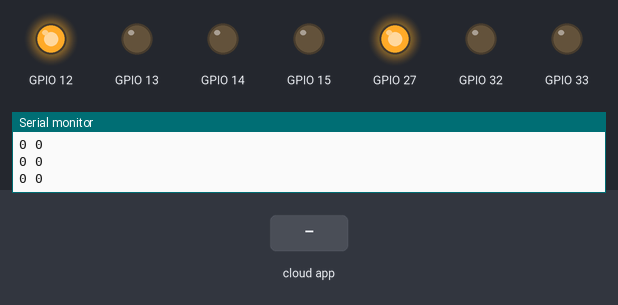
A sketch run on a simulated ESP32. Shown: output pins drawn as LEDs (lit = HIGH), the last lines printed to the serial monitor. Dashed ring = blinking. Inputs (shaded band) come from the test bench. WiFi joins after 1.5 s; servers stay silent unless stated; the ROS host is connected and sends only what is stated.

Above: at 2.7 s.
2.8 s: the phone or cloud app sets linear.x to -100
At 3.26 s:
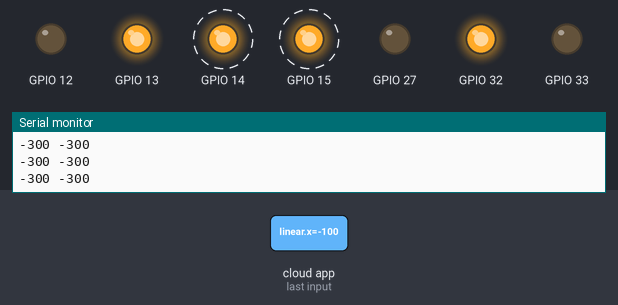
5.8 s: the phone or cloud app sets angular.z to -100
At 6.24 s:
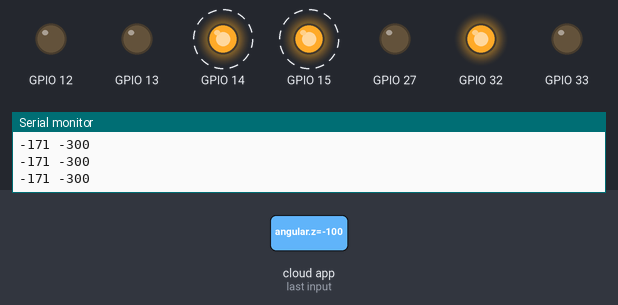
8.8 s: the phone or cloud app sets angular.z to 0
At 9.52 s:
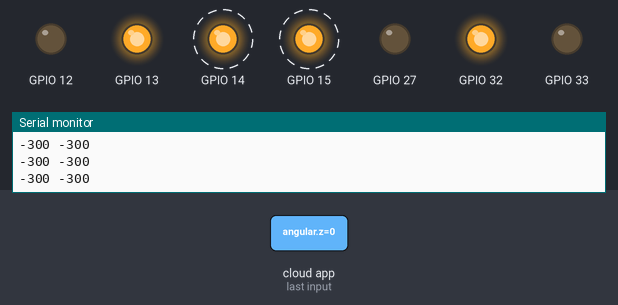
11.8 s: the phone or cloud app sets angular.z to 100
At 12.1 s:
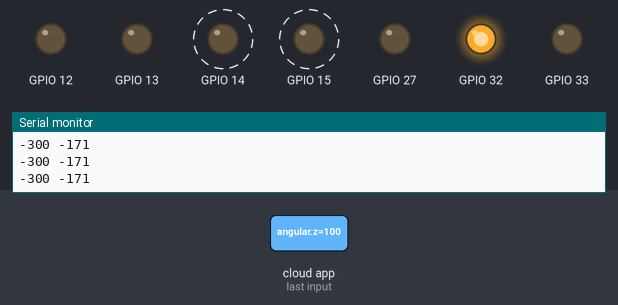
Timing chart, 0 to 15.8 s (numbered marks = the images above; inputs shaded):
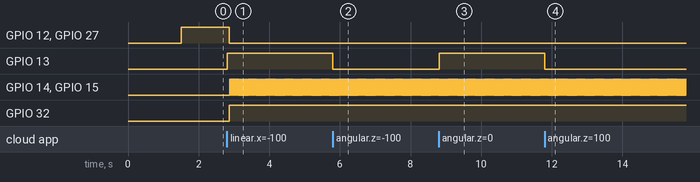

The sketch:

canDynamixMini_core.ino
```cpp
#include <ros.h>
#include <std_msgs/String.h>
#include <std_msgs/Empty.h>
#include <std_msgs/Int64.h>
#include <std_msgs/Int32.h>
#include <geometry_msgs/Twist.h>
#include <sensor_msgs/JointState.h>
#include <sensor_msgs/Range.h>
#include <geometry_msgs/Vector3.h>
#include <geometry_msgs/Twist.h>
#include <tf/tf.h>
#include <tf/transform_broadcaster.h>
#include <nav_msgs/Odometry.h>


#include <WiFi.h>

#include "canDynamixMini.h"


const char*    ssid     = "";
const char*    password = "";
IPAddress      server(0,0,0,0);            // Set the rosserial socket server IP address
const uint16_t serverPort = 11411;             // Set the rosserial socket server port


#define WHEEL_RADIUS                     0.0165          // meter
#define WHEEL_SEPARATION                 0.086           // meter (canDynamix n20 motor)
#define TURNING_RADIUS                   0.080           // meter (BURGER : 0.080, WAFFLE : 0.1435)
#define ROBOT_RADIUS                     0.105           // meter (BURGER : 0.105, WAFFLE : 0.220)
#define ENCODER_MIN                     -2147483648      // raw
#define ENCODER_MAX                      2147483648      // raw

#define LEFT  0
#define RIGHT 1


#define VELOCITY_CONSTANT_VALUE           300.1090523 // V = r * w = 1400 / 2 * PI * r
                                                      // = 0.0165 * 0.229 * Goal RPM * 0.10472
                                                      // Goal Speed = V * 1263.632956882

#define DEG2RAD(x)                        (x * 0.01745329252)  // *PI/180
#define RAD2DEG(x)                        (x * 57.2957795131)  // *180/PI

// Limit values
#define LIMIT_X_MAX_VELOCITY              300
#define MAX_LINEAR_VELOCITY               0.22   // m/s
#define MAX_ANGULAR_VELOCITY              2.84 // rad/s


// Callback function prototypes
void commandVelocityCallback(const geometry_msgs::Twist& cmd_vel_msg);

void controlMotorSpeed(void);


/*******************************************************************************
* ROS NodeHandle
*******************************************************************************/
ros::NodeHandle nh;

/*******************************************************************************
* Subscriber
*******************************************************************************/
ros::Subscriber<geometry_msgs::Twist> cmd_vel_sub("cmd_vel", commandVelocityCallback);


/*******************************************************************************
* Publisher
*******************************************************************************/


/*******************************************************************************
* SoftwareTimer of canDynamix
*******************************************************************************/
static uint32_t tTime[4];


/*******************************************************************************
* Declaration for motor
*******************************************************************************/
double goal_linear_velocity  = 0.0;
double goal_angular_velocity = 0.0;


StepMotor step_l(0);
StepMotor step_r(1);


void setup()
{
  Serial.begin(115200);


  // Connect the ESP32 the the wifi AP
  WiFi.begin(ssid, password);
  while (WiFi.status() != WL_CONNECTED)
  {
    delay(500);
    Serial.print(".");
  }
  Serial.println("");
  Serial.println("WiFi connected");
  Serial.println("IP address: ");
  Serial.println(WiFi.localIP());


  step_l.begin(12, 14, 32, -1);  // enable_pin, step_pin, dir_pin, dir
  step_l.setAcc(1);
  step_l.setSpeed(0);

  step_r.begin(27, 15, 33, 1);   // enable_pin, step_pin, dir_pin, dir
  step_r.setAcc(1);
  step_r.setSpeed(0);

  pinMode(13, OUTPUT);


  // Set the connection to rosserial socket server
  nh.getHardware()->setConnection(server, serverPort);
  nh.initNode();

  // Another way to get IP
  Serial.print("IP = ");
  Serial.println(nh.getHardware()->getLocalIP());

  nh.initNode();
  nh.subscribe(cmd_vel_sub);
}


void loop()
{
  static uint32_t pre_time;


  if (nh.connected())
  {
    // 30Hz
    if ((millis()-tTime[0]) >= (1000 / 30))
    {
      controlMotorSpeed();
      tTime[0] = millis();
    }
  }
  else
  {
    step_l.setSpeed(0);
    step_r.setSpeed(0);
  }

  if (millis()-pre_time >= 10)
  {
    pre_time = millis();
    nh.spinOnce();
  }
}

/*******************************************************************************
* Callback function for cmd_vel msg
*******************************************************************************/
void commandVelocityCallback(const geometry_msgs::Twist& cmd_vel_msg)
{
  goal_linear_velocity  = cmd_vel_msg.linear.x;
  goal_angular_velocity = cmd_vel_msg.angular.z;

  digitalWrite(13, !digitalRead(13));
}


/*******************************************************************************
* Control motor speed
*******************************************************************************/
void controlMotorSpeed(void)
{
  double wheel_speed_cmd[2];
  double lin_vel_left;
  double lin_vel_right;

  wheel_speed_cmd[LEFT]  = goal_linear_velocity - (goal_angular_velocity * WHEEL_SEPARATION * 10 / 2);
  wheel_speed_cmd[RIGHT] = goal_linear_velocity + (goal_angular_velocity * WHEEL_SEPARATION * 10 / 2);

  lin_vel_left  = constrain(wheel_speed_cmd[LEFT]  * VELOCITY_CONSTANT_VALUE, -LIMIT_X_MAX_VELOCITY, LIMIT_X_MAX_VELOCITY);
  lin_vel_right = constrain(wheel_speed_cmd[RIGHT] * VELOCITY_CONSTANT_VALUE, -LIMIT_X_MAX_VELOCITY, LIMIT_X_MAX_VELOCITY);

  Serial.print((int32_t)lin_vel_left);
  Serial.print(" ");
  Serial.println((int32_t)lin_vel_right);
  step_l.setSpeed((int32_t)lin_vel_left);
  step_r.setSpeed((int32_t)lin_vel_right);
}
```

canDynamixMini.h
```cpp
#pragma once


#include "./src/driver/stepmotor.h"
```

stepmotor.cpp
```cpp
#include "stepmotor.h"
#include "steptbl.h"


#define MOTOR_TIMER_HZ				1000000
#define MOTOR_START_SPEED   	(MOTOR_TIMER_HZ/(10))
#define MOTOR_STEP_IDLE				0
#define MOTOR_STEP_WORK				1
#define MOTOR_STEP_TABLE_MAX	300


void onTimerISR(uint8_t num);


void IRAM_ATTR onTimer1() { onTimerISR(0); }
void IRAM_ATTR onTimer2() { onTimerISR(1); }
void IRAM_ATTR onTimer3() { onTimerISR(2); }
void IRAM_ATTR onTimer4() { onTimerISR(3); }


static class StepMotor *p_stepmotor[4];
void (*timer_func_ptr[4])() =
{
	onTimer1,
	onTimer2,
	onTimer3,
	onTimer4
};


void onTimerISR(uint8_t num)
{
	class StepMotor *p_class = p_stepmotor[num];

	p_class->onTimer();
}

void StepMotor::onTimer(void)
{
	step_edge ^= 1;


	if (step_edge == 1)
	{
		if (cur_speed == 0)
		{
			digitalWrite(pin_step, LOW);
		}
		else
		{
			digitalWrite(pin_step, HIGH);
		}

  	timerAlarmWrite(timer, m_TimeTable[abs(cur_speed)], true);


		if (cur_speed < target_speed)
		{
			cur_speed += target_acc;
			if (cur_speed > target_speed)
			{
				cur_speed = target_speed;
			}
		}
		else
		{
			cur_speed -= target_acc;
			if (cur_speed < target_speed)
			{
				cur_speed = target_speed;
			}
		}
	}
	else
	{
		digitalWrite(pin_step, LOW);

		if (cur_speed == 0 && target_speed == 0)
		{
			digitalWrite(pin_enable, HIGH);
		}
		else
		{
			digitalWrite(pin_enable, LOW);
		}

		if (cur_speed > 0)
		{
			cur_dir = 1;
			step_count++;
		}
		else if (cur_speed < 0)
		{
			cur_dir = -1;
			step_count--;
		}

		cur_dir = cur_dir * cfg_dir;
		if (cur_dir > 0)
		{
			digitalWrite(pin_dir, HIGH);
		}
		else
		{
			digitalWrite(pin_dir, LOW);
		}

		pre_speed = cur_speed;
	}

}

StepMotor::StepMotor(uint8_t timer_num)
{
  cur_speed = 0;
  target_speed = 0;

  pin_enable = -1;
  pin_step = -1;
  pin_dir = -1;

  cfg_dir = 1;
	timer_number = timer_num;
	p_stepmotor[timer_num] = this;

	step_res = 2000;
	step_count = 0;
	target_acc = 1;
	step_edge = 0;
}

StepMotor::~StepMotor()
{

}

void StepMotor::begin(int8_t enable_pin, int8_t step_pin, int8_t dir_pin, int8_t dir)
{
	pin_enable = enable_pin;
  pin_step = step_pin;
  pin_dir = dir_pin;
	cfg_dir = dir;

	pinMode(pin_enable, OUTPUT);
	pinMode(pin_step, OUTPUT);
	pinMode(pin_dir, OUTPUT);

	digitalWrite(pin_enable, HIGH);
	digitalWrite(pin_step, LOW);
	digitalWrite(pin_dir, LOW);


	step_state = MOTOR_STEP_IDLE;

  timer = timerBegin(timer_number, 80, true);
  timerAttachInterrupt(timer, timer_func_ptr[timer_number], true);
	timerAlarmWrite(timer, m_TimeTable[0], true);
	timerAlarmEnable(timer);
}

void StepMotor::setAcc(int32_t value)
{
	target_acc = value;
}

void StepMotor::setSpeed(int32_t value)
{
	value = constrain(value, -MOTOR_STEP_TABLE_MAX, MOTOR_STEP_TABLE_MAX);

	target_speed = value;
}

void StepMotor::stop(void)
{
	digitalWrite(pin_enable, HIGH);
	step_edge = 0;
}

void StepMotor::start(void)
{
	digitalWrite(pin_enable, LOW);
	step_edge = 0;
}
```

stepmotor.h
```cpp
#ifndef _STEPMOTOR_H_
#define _STEPMOTOR_H_

#include <Arduino.h>


class StepMotor
{
  public:
    StepMotor(uint8_t timer_num);
    ~StepMotor();

    void begin(int8_t enable_pin, int8_t step_pin, int8_t dir_pin, int8_t dir);
    void onTimer(void);
    void stop(void);
    void start(void);
    void setAcc(int32_t value);
    void setSpeed(int32_t value);


    int32_t  step_count;


  //private:

    int8_t pin_enable;
    int8_t pin_step;
    int8_t pin_dir;

    int32_t cfg_dir;
    int32_t cur_dir;
    uint8_t timer_number;
    uint32_t step_res;

    uint8_t  step_edge;
    uint8_t  step_state;

    int32_t pre_speed;
    int32_t cur_speed;
    int32_t target_speed;
    int32_t target_acc;

    hw_timer_t * timer;
};


#endif
```

steptbl.h
```cpp
 const unsigned int m_TimeTable[301]= {
//[Accelator = 5]
   20670,   8561,   6569,   5538,   4879,   4411,   4056,   3775,   3546,   3354,
    3190,   3048,   2923,   2813,   2714,   2625,   2544,   2470,   2403,   2340,
    2282,   2229,   2178,   2132,   2088,   2046,   2007,   1970,   1936,   1902,
    1871,   1841,   1812,   1785,   1759,   1734,   1710,   1687,   1665,   1644,
    1624,   1604,   1585,   1567,   1549,   1532,   1515,   1499,   1484,   1468,
    1454,   1440,   1426,   1413,   1399,   1387,   1374,   1362,   1351,   1339,
    1328,   1317,   1307,   1296,   1286,   1277,   1267,   1257,   1248,   1239,
    1230,   1222,   1213,   1205,   1197,   1189,   1181,   1173,   1166,   1159,
    1151,   1144,   1137,   1131,   1124,   1117,   1111,   1104,   1098,   1092,
    1086,   1080,   1074,   1068,   1063,   1057,   1052,   1046,   1041,   1036,
    1030,   1025,   1020,   1015,   1011,   1006,   1001,    996,    992,    987,
     983,    978,    974,    970,    965,    961,    957,    953,    949,    945,
     941,    937,    933,    929,    926,    922,    918,    915,    911,    908,
     904,    901,    897,    894,    891,    887,    884,    881,    878,    875,
     871,    868,    865,    862,    859,    856,    853,    850,    848,    845,
     842,    839,    836,    834,    831,    828,    826,    823,    820,    818,
     815,    813,    810,    808,    805,    803,    800,    798,    796,    793,
     791,    789,    786,    784,    782,    780,    777,    775,    773,    771,
     769,    767,    765,    762,    760,    758,    756,    754,    752,    750,
     748,    746,    744,    742,    741,    739,    737,    735,    733,    731,
     729,    728,    726,    724,    722,    720,    719,    717,    715,    714,
     712,    710,    708,    707,    705,    704,    702,    700,    699,    697,
     696,    694,    692,    691,    689,    688,    686,    685,    683,    682,
     680,    679,    677,    676,    674,    673,    672,    670,    669,    667,
     666,    665,    663,    662,    660,    659,    658,    656,    655,    654,
     652,    651,    650,    649,    647,    646,    645,    644,    642,    641,
     640,    639,    637,    636,    635,    634,    633,    631,    630,    629,
     628,    627,    626,    624,    623,    622,    621,    620,    619,    618,
     617,    615,    614,    613,    612,    611,    610,    609,    608,    607,
     606,    605,    604,    603,    602,    601,    600,    599,    598,    597,
     596,
 };
```

Measured:
- after the input at 2.8 s, GPIO 12, GPIO 27: HIGH → LOW after 0.07 s; GPIO 13: LOW → HIGH at once; GPIO 14, GPIO 15: alternates HIGH for 0.02 s and LOW for 0.02 s, starting after 0.09 s; GPIO 32: LOW → HIGH after 0.07 s
- after the input at 5.8 s, GPIO 13: HIGH → LOW at once
- after the input at 8.8 s, GPIO 13: LOW → HIGH at once
- after the input at 11.8 s, GPIO 13: HIGH → LOW at once
